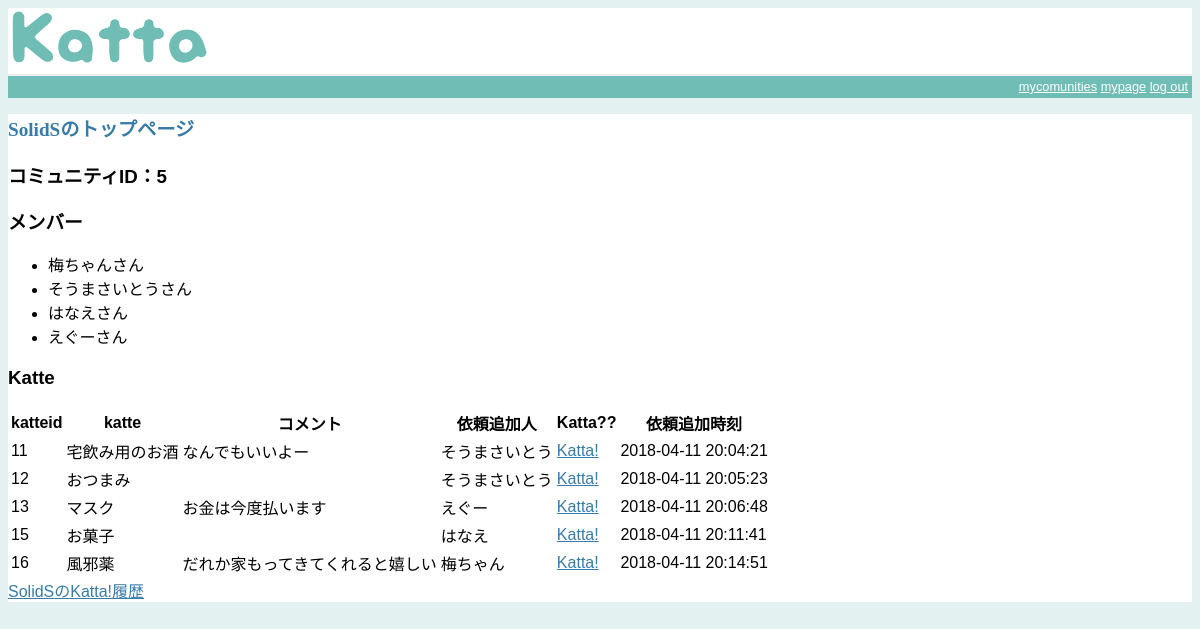
Screenshot of /comutop?comuid=5 (signed in) with the database file from the repository.
### tables this page shows
CREATE TABLE comunity(
  comuid integer primary key autoincrement,
  comuname string not null,
  comupass string not null
);

CREATE TABLE users(
  userid integer primary key autoincrement,
  username string not null,
  nickname string not null,
  password string not null,
  maincomuid integer default 0
);

CREATE TABLE comubuys(
  comubuysid integer primary key autoincrement,
  buycomuid integer not null,
  buyuserid integer not null,
  comubuy string not null,
  comubuytime default CURRENT_TIMESTAMP,
  comuetc text default "",
  comubflag integer default 0
);

### katta.py (the view)
@app.route('/comutop', methods=['GET'])
def comutop():
    comuid = request.args.get('comuid', type=int)
    fromurl = "http://localhost:8080/comutop?comuid=" + str(comuid)
    kattes = mkkattes(comuid, fromurl)
    comuname = getComuN(comuid)
    memberids = checkourbelongs(comuid)
    x = NaPlist()
    members = []
    for i in range(len(memberids)):
        for j in range(len(x)):
            if memberids[i] == x[j][0]:
                members.append(x[j][2])
            j += 1
        i += 1
    kattahisturl = "http://localhost:8080/kattahist?comuid=" + str(comuid)
    return render_template('comutop.html', kattahisturl=kattahisturl, comuname=comuname, comuid=comuid, members=members, kattes=kattes)

### katta.py (called while the page is built)
def connect_db():
    return sqlite3.connect(app.config['DATABASE'])

def NaPlist():
    cur = g.db.execute('select userid, username, nickname, password, maincomuid from users order by userid')
    NaPdict = [dict(userid=row[0], username=row[1], nickname=row[2], password=row[3], maincomuid=row[4]) for row in cur.fetchall()]
    x = [['' for i in range(5)]for j in range(len(NaPdict))]
    for ii in range(len(NaPdict)):
        x[ii][0] = NaPdict[ii]["userid"]
        x[ii][1] = NaPdict[ii]["username"]
        x[ii][2] = NaPdict[ii]["nickname"]
        x[ii][3] = NaPdict[ii]["password"]
        x[ii][4] = NaPdict[ii]["maincomuid"]
        ii += 1
    return x

def getNicname(userid):
    x = NaPlist()
    y = []
    ans = "anknown user"
    for i in range(len(x)):
        if userid == x[i][0]:
            ans = x[i][2]
        i += 1
    return ans

def CNaPlist():
    cur = g.db.execute('select * from comunity order by comuid')
    CNaPdict = [dict(comuid=row[0], comuname=row[1], comupass=row[2]) for row in cur.fetchall()]
    cx = [['' for i in range(3)]for j in range(len(CNaPdict))]
    for ii in range(len(CNaPdict)):
        cx[ii][0] = CNaPdict[ii]["comuid"]
        cx[ii][1] = CNaPdict[ii]["comuname"]
        cx[ii][2] = CNaPdict[ii]["comupass"]
        ii += 1
    return cx

def getComuN(comuid):
    cx = CNaPlist()
    cy = []
    for i in range(len(cx)):
        cy.append(cx[i][0])
        i += 1
    if comuid in cy:
        comun = cx[cy.index(comuid)][1]
    else:
        comun = 0
    return comun

def checkourbelongs(comuid):
    cur = g.db.execute('select entuserid from belongs where entcomuid = ?', [comuid])
    MyBdict = [dict(entuserid=row[0]) for row in cur.fetchall()]
    mx = ['' for i in range(len(MyBdict))]
    for ii in range(len(MyBdict)):
        mx[ii] = MyBdict[ii]["entuserid"]
        ii += 1
    return mx

@app.before_request
def before_request():
    g.db = connect_db()
    if session.get('logged_in'):
        if app.config['USERNAME'] == '':
            logout()

@app.after_request
def after_request(response):
    g.db.close()
    return response

### templates/comutop.html
{% extends "layout.html" %}
{% block body %}
  {% if session.logged_in %}
    <h2>{{ comuname }}のトップページ</h2>
      <h3>コミュニティID：{{ comuid }}</h3>
      <h3>メンバー</h3>
      <ul>
        {% for member in members %}
          <li>{{ member }}さん</li>
        {% endfor %}
      </ul>
      <h3>Katte</h3>
      <table>
        <tr>
          <th>katteid</th>
          <th>katte</th>
          <th>コメント</th>
          <th>依頼追加人</th>
          <th>Katta??</th>
          <th>依頼追加時刻</th>
        </tr>
        {% for katte in kattes %}
        <tr>
          <td>{{ katte.comubuysid }}</td>
          <td>{{ katte.comubuy }}</td>
          <td>{{ katte.comuetc }}</td>
          <td>{{ katte.buyuserid }}</td>
          <form method=get>
            <td><a href="{{ katte.kattabutton }}" value="{{ katte.comubuysid }}">Katta!</a></td>
          </form>
          <td>{{ katte.comubuytime }}</td>
        </tr>
        {% else %}
        <p>Katteは現在ありません</p>
        {% endfor %}
      </table>
      <a href="{{ kattahisturl }}">{{ comuname }}のKatta!履歴</a>
  {% endif %}
{% endblock %}

### static/style.css (style rules this page uses)
a, h1, h2 { color: #377BA8; }
h1, h2 { font-family: 'Georgia', serif; margin: 0; }
h2 { font-size: 1.2em; }

### rows the page displays
comunity: comuname "SolidS"
users: nickname "梅ちゃん", buyuserid "梅ちゃん"
users: nickname "そうまさいとう", buyuserid "そうまさいとう" "そうまさいとう"
users: nickname "はなえ", buyuserid "はなえ"
users: nickname "えぐー", buyuserid "えぐー"
comubuys: comubuy "宅飲み用のお酒", comuetc "なんでもいいよー", comubuytime "2018-04-11 20:04:21"
comubuys: comubuy "おつまみ", comubuytime "2018-04-11 20:05:23"
comubuys: comubuy "マスク", comuetc "お金は今度払います", comubuytime "2018-04-11 20:06:48"
comubuys: comubuy "お菓子", comubuytime "2018-04-11 20:11:41"
comubuys: comubuy "風邪薬", comuetc "だれか家もってきてくれると嬉しい", comubuytime "2018-04-11 20:14:51"

### other values shown
{{ comuid }} "5"
{{ katte.comubuysid }} "11" "12" "13" "15" "16"
